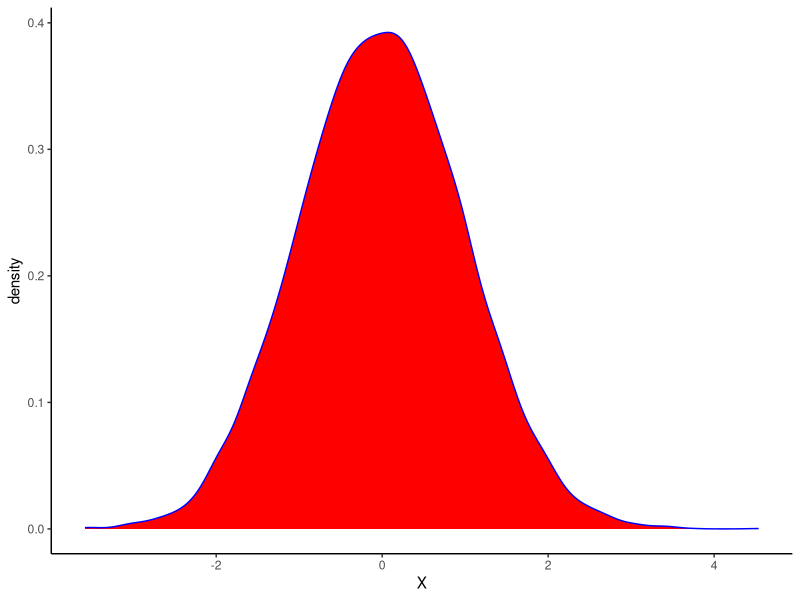

Generate this figure with R:
## ---- chunk 1
#| label: setup
#| include: FALSE
knitr::opts_chunk$set(echo = FALSE)
## ---- chunk 2
#| fig.align: 'center'
#| out.width: "30%"
dat<-data.frame(a = rnorm(10000))
library(ggplot2)
ggplot(dat, aes(a))+geom_density(color="blue", fill="red") +theme_classic()+xlab("X")
